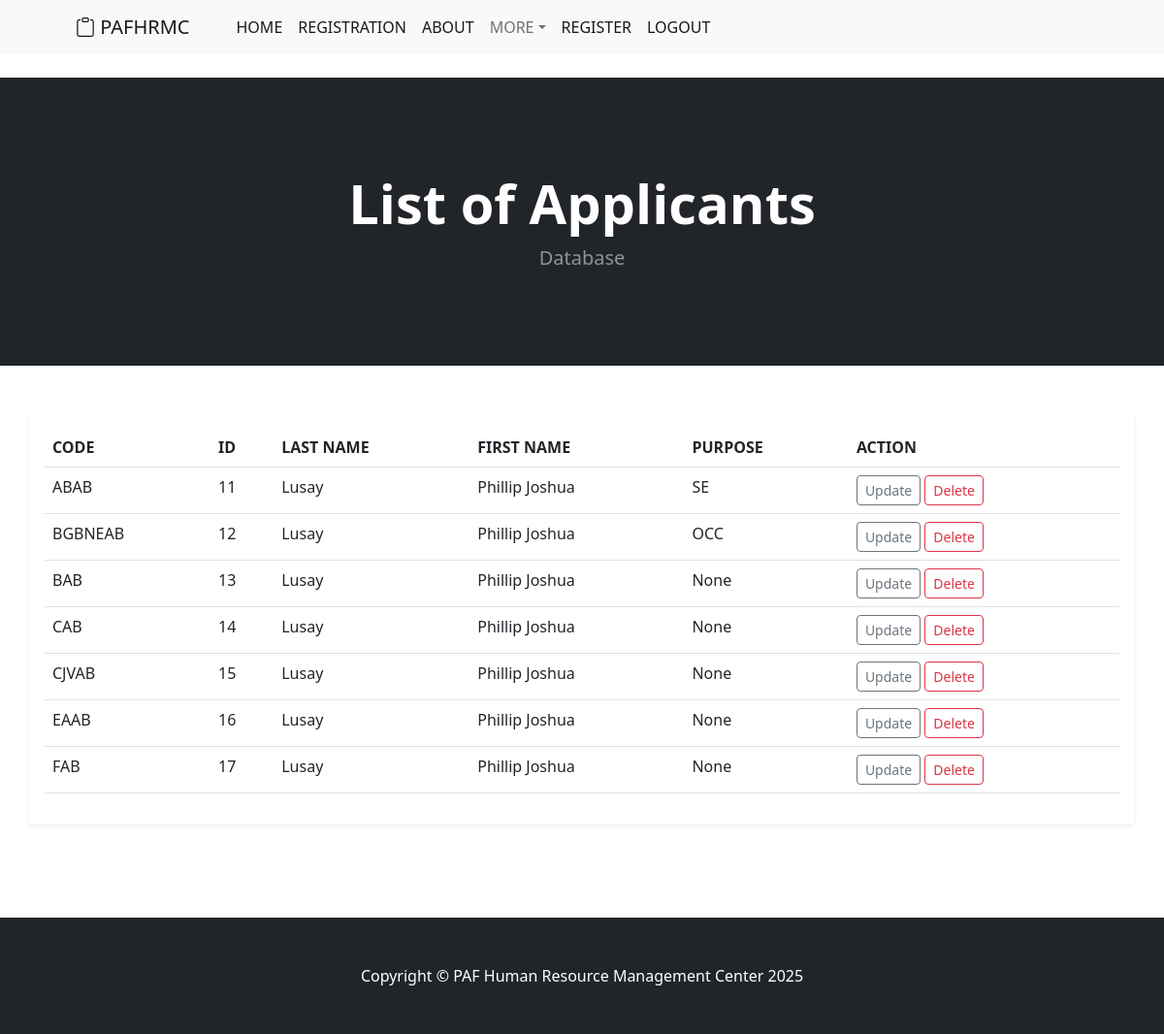
The app's page / (signed in) with its own data.
### myapp/models.py (models this page shows, shortened)
class Applicant(models.Model):
    class Meta:
        verbose_name_plural = "Applicant"
    SEX_CHOICES = [
        ("Male","Male"),
        ("Female","Female"),
    ]
    purpose = models.ForeignKey(Purpose, null=True,blank=True, on_delete=models.CASCADE)
    cycle = models.ForeignKey(Cycle, null=True,blank=True, on_delete=models.CASCADE)
    pc = models.ForeignKey(ProcessingCenter, null=True,blank=True, on_delete=models.CASCADE)
    mtf = models.ForeignKey(TreatmentFacility, null=True,blank=True, on_delete=models.CASCADE)
    lastName = models.CharField(max_length=200,null=False,blank=False)
    firstName = models.CharField(max_length=200,null=False,blank=False)
    middleName = models.CharField(max_length=200, null=True,blank=True)
    suffix = models.CharField(max_length=20, null=True,blank=True)
    age = models.IntegerField(null=True,blank=True)
    birthDate = models.CharField(max_length=50, null=True,blank=True)
    sex = models.CharField(max_length=10,choices=SEX_CHOICES, null=True,blank=True)
    contactNumber = models.CharField(max_length=50, null=True,blank=True)
    completeAddress = models.CharField(max_length=200, null=True,blank=True)
    region = models.CharField(max_length=50, null=True,blank=True)
    course = models.CharField(max_length=100, null=True,blank=True)
    educAttainment = models.CharField(max_length=200, null=True,blank=True)
    schoolAddress = models.CharField(max_length=200, null=True,blank=True)
    eligibility = models.CharField(max_length=100, null=True,blank=True)
    tesdaCert = models.CharField(max_length=200, null=True,blank=True)
    ncipTribe = models.CharField(max_length=200, null=True,blank=True)
    height = models.CharField(max_length=50, null=True,blank=True)
    weight = models.CharField(max_length=50, null=True,blank=True)
    religion = models.CharField(max_length=100, null=True,blank=True)
    milTraining = models.CharField(max_length=100, null=True,blank=True)
    skill = models.CharField(max_length=100, null=True,blank=True)

class ProcessingCenter(models.Model):
    class Meta:
        verbose_name_plural = "Processing Center"
    pcCode = models.CharField(max_length=20, null=True,blank=True)
    pcName = models.CharField(max_length=20, null=True,blank=True)
    def __str__(self):
        return self.pcName

class Purpose(models.Model):
    class Meta:
        verbose_name_plural = "Purpose"
    purpose = models.CharField(max_length=20, null=True,blank=True)
    def __str__(self):
        return f"{self.purpose}"

### myapp/views.py (the view, shortened to what this page needs)
# urls.py: path('',views.home, name='home'),
def home(request):
    if request.user.is_superuser:
        applicant = Applicant.objects.all()
        context = {'applicant':applicant}
        return render(request, 'home.html', context)

### myapp/templates/home.html
{% extends 'base.html' %}
{% block content %}
        <header class="bg-dark py-5">
            <div class="container px-4 px-lg-5 my-5">
                <div class="text-center text-white">
                    <h1 class="display-4 fw-bolder">List of Applicants</h1>
                    <p class="lead fw-normal text-white-50 mb-0">Database</p>
                </div>
            </div>
        </header>
            <br><br>
         <div class="container shadow-sm p-3 mb-5 bg-white rounded">
                    <table class="table table-hover">
                    <thead>
                        <tr>
                        <th scope="col">CODE</th>
                        <th scope="col">ID</th>
                        <th scope="col">LAST NAME</th>
                        <th scope="col">FIRST NAME</th>
                        <th scope="col">PURPOSE</th>
                        <th scope="col">ACTION</th>
                        </tr>
                    </thead>
                    <tbody>
                        {% for applicant in applicant %}
                        <tr>
                        <td>{{ applicant.pc }}</td>
                        <td>{{ applicant.id }}</td>
                        <td>{{ applicant.lastName }}</td>
                        <td>{{ applicant.firstName }}</td>
                        <td>{{ applicant.purpose }}</td>
                        <td>
                            <a class="btn btn-outline-secondary btn-sm" href="{% url 'updateRegistration' applicant.id %}" role="button">Update</a>
                            <a class="btn btn-outline-danger btn-sm" href="{% url 'deleteRegistration' applicant.id %}" role="button">Delete</a>
                        </td>
                        {% endfor %}
                    </tbody>
                    </table>
       </div>
       <br><br>
{% endblock %}

### records on screen
Applicant: pc "ABAB", id "11", lastName "Lusay", firstName "Phillip Joshua", purpose "SE"
Applicant: pc "BGBNEAB", id "12", lastName "Lusay", firstName "Phillip Joshua", purpose "OCC"
Applicant: pc "BAB", id "13", lastName "Lusay", firstName "Phillip Joshua", purpose "None"
Applicant: pc "CAB", id "14", lastName "Lusay", firstName "Phillip Joshua", purpose "None"
Applicant: pc "CJVAB", id "15", lastName "Lusay", firstName "Phillip Joshua", purpose "None"
Applicant: pc "EAAB", id "16", lastName "Lusay", firstName "Phillip Joshua", purpose "None"
Applicant: pc "FAB", id "17", lastName "Lusay", firstName "Phillip Joshua", purpose "None"
